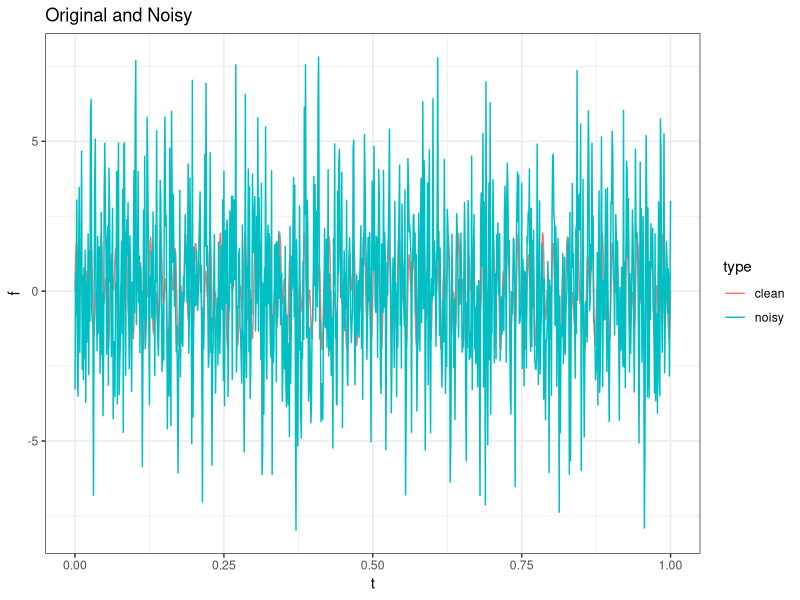
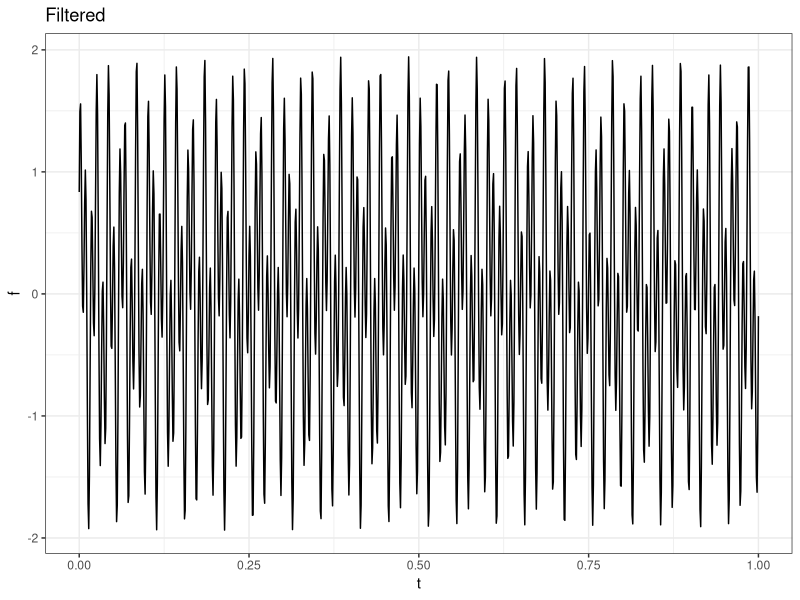
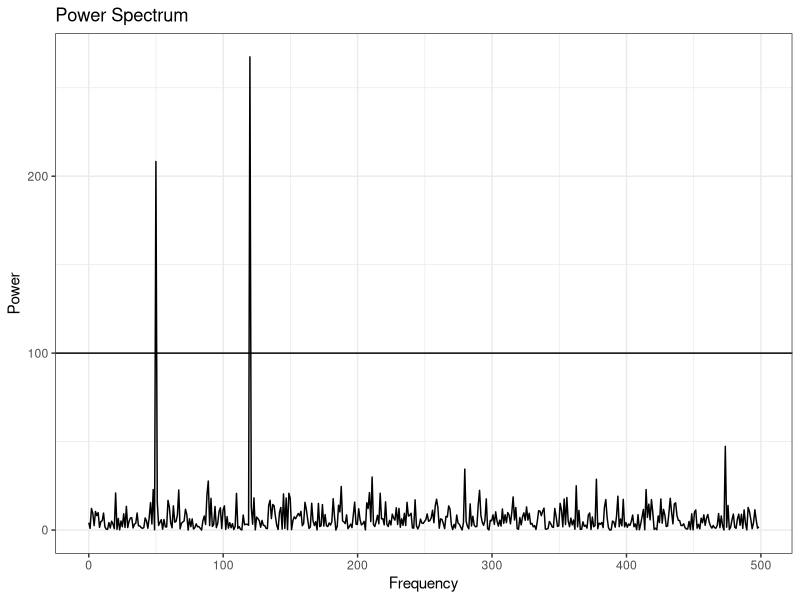

Generate these figures, in order, with R: (Note: this script raises an error after producing the figures.)
library(tidyverse)
library(patchwork)

dt <- 0.001
t <- seq(0,1, by = dt)

# Clean signal is sum of 2 sin waves of 50hz and 120hz
f_clean <- sin(2*pi*50*t) + sin(2*pi*120*t)

# Add noise
f <- f_clean + 2.5 * rnorm(length(t))

signal_df <- rbind(
  data.frame(t = t, f = f, type = "noisy"),
  data.frame(t = t, f = f_clean, type = "clean"))


n <- length(t)
f_hat <- fft(f)
psd <- Re(f_hat * Conj(f_hat) / n)
freq <- (1/(dt*n)) * seq(0, n-1)

# Use the PSD to filter out noise
f_hat[which(psd < 100)] <- 0

# Inverse fourier to recover the cleaned signal - note the 'n' which is different to matlab.
f_filt <- fft(f_hat, inverse = TRUE) / n


# Plots

# Clean and noisy
p1 <- ggplot(signal_df, aes(t, f, colour = type)) + 
  geom_line() + 
  ggtitle("Original and Noisy") + 
  theme_bw()

# Filtered
p2 <- data.frame(t = t, f = Re(f_filt)) %>% 
  ggplot(aes(t, f)) + 
  geom_line() + 
  ggtitle("Filtered") + 
  theme_bw()

# Power spectrum

p3 <- data.frame(freq = freq, psd = psd) %>% 
  head(500) %>% 
  ggplot(aes(freq, psd)) + 
  geom_line() + 
  ylab("Power") + 
  xlab("Frequency") + 
  geom_hline(yintercept = 100) + 
  ggtitle("Power Spectrum") + 
  theme_bw()

f_
p1 / p2 / p3
